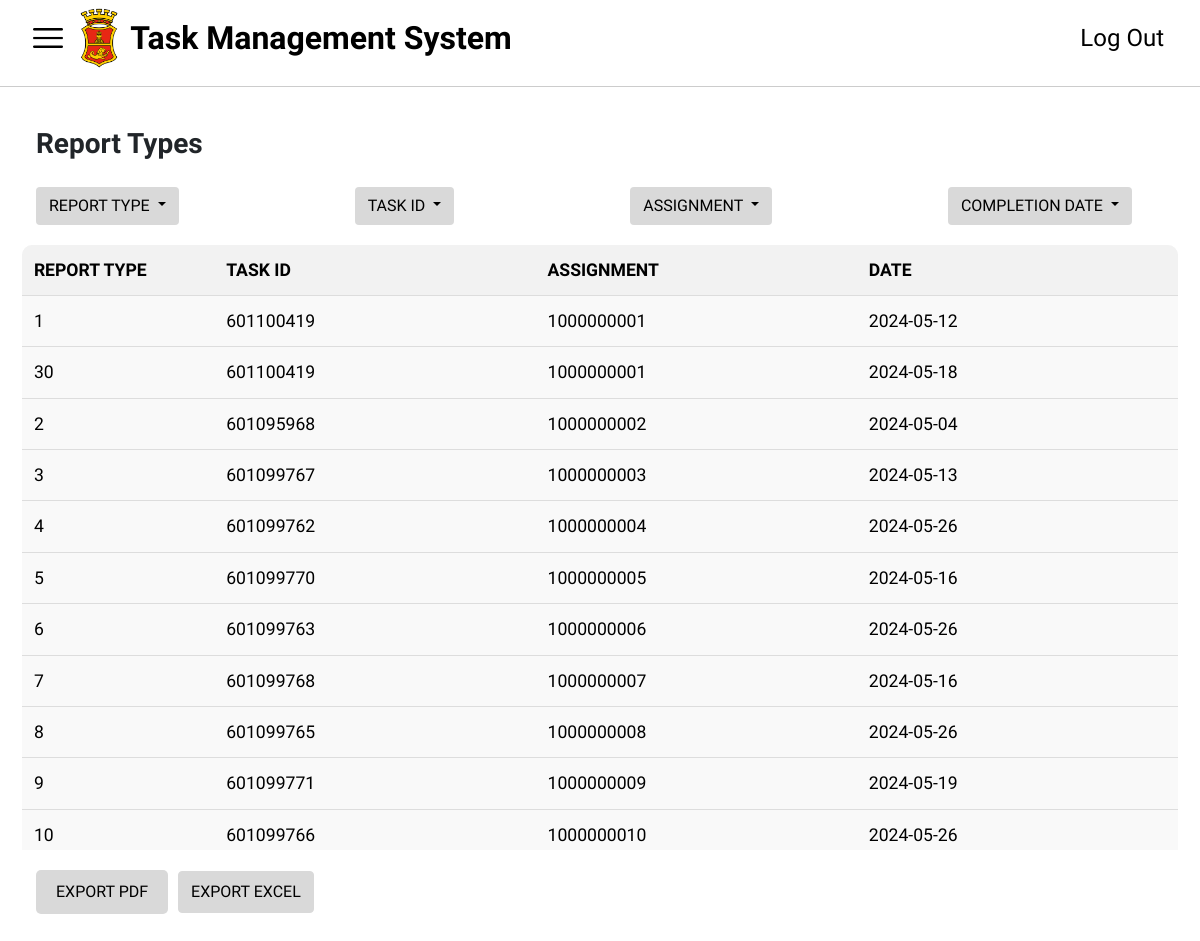
Page /reports.php?sort=asc_assignment on the committed database.
### tables this page shows
CREATE TABLE `reports` (
  `reportID` int(11) NOT NULL,
  `userID` int(11) DEFAULT NULL,
  `taskID` int(11) DEFAULT NULL,
  `completionDate` date DEFAULT NULL
);

### reports.php (the view, shortened to what this page needs)
<?php
    include('conn.php');
$query = "SELECT * FROM reports";
if (isset($_GET['sort'])) {
    $sort = $_GET['sort'];
    switch ($sort) {
        case 'asc_assignment':
            $query .= " ORDER BY userID ASC";
            break;
    }
}
$result = mysqli_query($conn, $query);
?>
<!DOCTYPE html>
<html lang="en">
<head>
    <?php
    include('header.php');
  ?>
</head>
<body>
    <nav class="navbar navbar-expand-lg bg-body-tertiary">
        <div class="container-fluid" id="side-menu">
            <img src="images/menu-bar.png" data-bs-toggle="offcanvas" href="#offcanvasExample" aria-controls="offcanvasExample" id="burger">
            <div class="collapse navbar-collapse" id="navbarNav">
                <img src="images/San_Miguel_Corporation_logo.webp" id="navlogo"><br>
                <a class="navbar-brand" id="tms" href="dashboard.php">Task Management System</a>
                <ul class="navbar-nav ms-auto">
                    <li class="nav-item">
                        <a class="nav-link" href="index.php" id="logout">Log Out</a>
                    </li>
                </ul>
            </div>
        </div>
    </nav>
    <div class="header-divider"></div>
    <div class="header-reports pb-0">
        <h2 class="reports-header fw-bold ps-3 pb-3">Report Types</h2>
        <div class="reports-options ps-3">
            <div class="dropdown">
                <button class="btn dropdown-toggle rounded mb-0" type="button" id="reportSortDropdown" data-bs-toggle="dropdown" aria-expanded="false">
                    REPORT TYPE
                </button>
            </div>
            <div class="dropdown">
                <button class="btn dropdown-toggle rounded mb-0" type="button" id="taskSortDropdown" data-bs-toggle="dropdown" aria-expanded="false">
                    TASK ID
                </button>
            </div>
            <div class="dropdown">
                <button class="btn dropdown-toggle rounded mb-0" type="button" id="assignmentSortDropdown" data-bs-toggle="dropdown" aria-expanded="false">
                    ASSIGNMENT
                </button>
            </div>
            <div class="dropdown">
                <button class="btn dropdown-toggle rounded me-5 mb-0" type="button" id="dateSortDropdown" data-bs-toggle="dropdown" aria-expanded="false">
                    COMPLETION DATE
                </button>
            </div>
        </div>
    </div>
    <div class="reports-table-container mx-1 p-0" id="reports_table">
        <table class="reports-table">
            <thead>
                <tr>
                    <th>REPORT TYPE</th>
                    <th>TASK ID</th>
                    <th>ASSIGNMENT</th>
                    <th>DATE</th>
                </tr>
            </thead>
            <tbody>
            <?php
    if($result) {
        while($row = mysqli_fetch_assoc($result)) {
            echo '<tr>';
            echo '<td>'.($row['reportID']). '</td>';
            echo '<td>'.($row['taskID']). '</td>';
            echo '<td>'.($row['userID']). '</td>';
            echo '<td>'.($row['completionDate']). '</td>';
            echo '</tr>';
        }
    } else {
        echo '<tr><td colspan="2">Failed to fetch data from database.</td></tr>';
    }
          ?>
            </tbody>
        </table>
    </div>
    <div class="export-buttons ms-3 me">
      <a href="expexcel.php"> <button class="export-pdf-button" id = 'exportBtn'>EXPORT PDF</button></a>
      <a href="expexcel.php" target="_blank" class="export-excel-button">EXPORT EXCEL</a>
    </div>
</body>
</html>

### styles/style.css (style rules this page uses)
body, html { height: 100%; margin: 0; font-family: "Exo 2" !important; }
#navlogo { width: 2.5%; outline: #000; min-width: 40px; min-height: 40px; }
#tms { font-size: 32px; font-weight: bold; text-align: left; margin-left: 1%; color: rgb(0, 0, 0); cursor: pointer; }
#burger { width: 40px; margin-right: 1%; min-width: 40px; }
#side-menu { font-family: "Exo 2"; }
#logout { font-size: 24px; text-align: right; color: #000; }
#navbarNav { border-bottom: #000; border-width: 1px; }
.header-divider { height: 1px; background-color: #ccc; margin-top: 10px; }
.header-reports { padding: 20px; margin-top: 20px; }
.reports-header { margin-bottom: 10px; font-size: 1.75em; }
.reports-options { display: flex; align-items: center; justify-content: space-between; margin-bottom: 20px; }
.reports-table-container { padding: 20px; display: flex; justify-content: center; }
.reports-table { width: 75%; border-collapse: collapse; margin-bottom: 20px; background-color: #f9f9f9; border-radius: 10px; overflow: hidden; }
.reports-table th, .reports-table td { padding: 1px; text-align: center; border-bottom: 1px solid #ddd; width: 25%; font-size: 1.1em; }
.reports-table th { background-color: #f2f2f2; }
.reports-table th:nth-child(1), .reports-table td:nth-child(1) { width: 50px; }
.reports-table th:nth-child(2), .reports-table td:nth-child(2) { width: 150px; }
.reports-table th:nth-child(3), .reports-table td:nth-child(3) { width: 150px; }
.reports-table th:nth-child(4), .reports-table td:nth-child(4) { width: 150px; }
.export-buttons { display: flex; align-items: center; justify-content: flex-start; padding: 20px; }
.export-buttons button { background-color: gray; color: white; border: none; padding: 10px 20px; cursor: pointer; border-radius: 5px; margin-right: 10px; }
#reports_table { max-height: 605px; overflow-y: auto; padding-bottom: 20px; color: #000; }
.reports-table-container { padding: 5px; display: flex; justify-content: center; }
.reports-table { width: 97%; max-height: 625px; border-collapse: collapse; margin-bottom: 20px; background-color: #f9f9f9; border-radius: 10px; overflow: hidden; }
.reports-table th, .reports-table td { padding: 12px; text-align: left; border-bottom: 1px solid #ddd; font-size: 1.1em; }
#btnMonth, #btnWeek, #btnDay, #exportBtn, #reportSortDropdown, #taskSortDropdown, #assignmentSortDropdown, #dateSortDropdown { background-color: #d9d9d9; color: #000; }
.export-excel-button { display: inline-block; padding: 8px 12px; background-color: #d9d9d9; color: black; text-decoration: none; border: 1px solid #d9d9d9; border-radius: 4px; cursor: pointer; }

### rows in the picture
reports: reportID "1", taskID "601100419", userID "1000000001", completionDate "2024-05-12"
reports: reportID "30", taskID "601100419", userID "1000000001", completionDate "2024-05-18"
reports: reportID "2", taskID "601095968", userID "1000000002", completionDate "2024-05-04"
reports: reportID "3", taskID "601099767", userID "1000000003", completionDate "2024-05-13"
reports: reportID "4", taskID "601099762", userID "1000000004", completionDate "2024-05-26"
reports: reportID "5", taskID "601099770", userID "1000000005", completionDate "2024-05-16"
reports: reportID "6", taskID "601099763", userID "1000000006", completionDate "2024-05-26"
reports: reportID "7", taskID "601099768", userID "1000000007", completionDate "2024-05-16"
reports: reportID "8", taskID "601099765", userID "1000000008", completionDate "2024-05-26"
reports: reportID "9", taskID "601099771", userID "1000000009", completionDate "2024-05-19"
reports: reportID "10", taskID "601099766", userID "1000000010", completionDate "2024-05-26"
